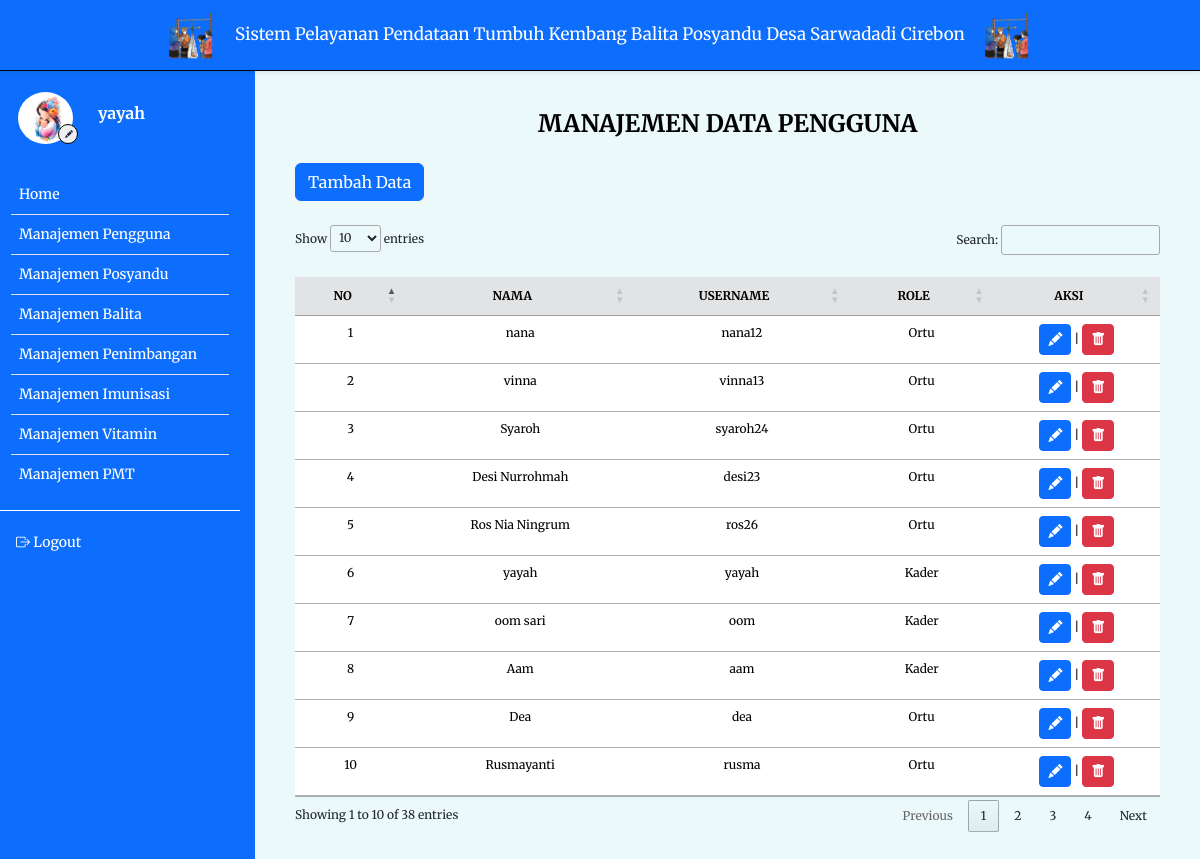
The app's page /pengguna/index.php (signed in) with its own data.
### tables this page shows
CREATE TABLE `user` (
  `id_user` int(11) NOT NULL,
  `username` varchar(45) NOT NULL,
  `password` varchar(100) NOT NULL,
  `nama` varchar(50) NOT NULL,
  `alamat` text NOT NULL,
  `noTelp` varchar(15) NOT NULL,
  `role` varchar(10) NOT NULL
);

### controller/mainController.php (called while the page is built, shortened)
<?php
$conn = mysqli_connect("localhost", "root", "", "posyandu");
function query($query)
{
    global $conn;
    $result = mysqli_query($conn, $query);
    $rows = [];
    while ($row = mysqli_fetch_assoc($result)) {
        $rows[] = $row;
    }
    return $rows;
}
function generateRandomKey()
{
    $keyLength = 32;
    $randomBytes = openssl_random_pseudo_bytes($keyLength, $strong);
    if (!$strong) {
        $randomBytes = random_bytes($keyLength);
    }
    return base64_encode($randomBytes);
}
function enkripsi($kata)
{
    $key = generateRandomKey();
    $string = openssl_encrypt($kata, 'AES-256-CBC', $key, 0, substr($key, 0, 16));
    $hasilEnkripsi = base64_encode($key . $string);
    return $hasilEnkripsi;
}
function dekripsi($kata)
{
    $string = base64_decode($kata);
    $key = substr($string, 0, 44);
    $enkripsi = substr($string, 44);
    $hasil = openssl_decrypt($enkripsi, 'AES-256-CBC', $key, 0, substr($key, 0, 16));
    return $hasil;
}
function cari_user() {
    $id = dekripsi($_COOKIE['posyandu']);
    $user = query("SELECT * FROM user WHERE id_user = $id")[0];
    return $user;
}
?>

### pengguna/index.php (the view, shortened to what this page needs)
<?php
$data = query("SELECT * FROM user");
?>
<!DOCTYPE html>
<html lang="en">
<head>
    <link href="https://cdn.jsdelivr.net/npm/bootstrap@5.3.2/dist/css/bootstrap.min.css" rel="stylesheet"
 />
    <link rel="stylesheet" href="https://cdn.jsdelivr.net/npm/bootstrap-icons@1.9.1/font/bootstrap-icons.css" />
    <link rel="stylesheet" href="https://cdn.datatables.net/1.13.4/css/jquery.dataTables.min.css">
    <link rel="stylesheet" href="../style.css">
</head>
<body>
    <nav class="navbar bg-body-tertiary p-0">
        <div class="container-fluid justify-content-center p-3">
            <?php
            require_once('../navbar/navbar_admin.php');
            ?>
        </div>
    </nav>
    <div class="main-container m-0">
        <div class="d-flex">
            <?php
            require_once('../navbar/sidebar.php');
            ?>
            <div class="contents">
                <h4 class="text-center fw-bold" style="color: black;">MANAJEMEN DATA PENGGUNA</h4>
                <div class="mt-4">
                    <a href="../pengguna/input.php">
                        <button class="btn btn-primary">Tambah Data</button>
                    </a>
                </div>
                <div class="mt-4">
                    <table id="example" class="table table-hover text-center">
                        <thead>
                            <tr class="table-secondary">
                                <th class="text-center" scope="col">NO</th>
                                <th class="text-center" scope="col">NAMA</th>
                                <th class="text-center" scope="col">USERNAME</th>
                                <th class="text-center" scope="col">ROLE</th>
                                <th class="text-center" scope="col" style="width: 130px;">AKSI</th>
                            </tr>
                        </thead>
                        <tbody>
                            <?php
                            $i = 1;
                            foreach ($data as $d):
                                ?>
                                <tr>
                                    <td>
                                        <?= $i; ?>
                                    </td>
                                    <td>
                                        <?= $d['nama']; ?>
                                    </td>
                                    <td>
                                        <?= $d['username']; ?>
                                    </td>
                                    <td>
                                        <?= ucfirst($d['role']); ?>
                                    </td>
                                    <td>
                                        <a class="text-decoration-none" href="edit.php?id=<?= enkripsi($d['id_user']); ?>">
                                            <button class="btn btn-sm btn-primary"><i
                                                    class="bi bi-pencil-fill"></i></button>
                                        </a>
                                        |
                                        <a class="delete bg-danger" id="delete"
                                            onclick="deletePengguna(<?= $d['id_user']; ?>)">
                                            <button class="btn btn-sm btn-danger"><i class="bi bi-trash-fill"></i></button>
                                        </a>
                                    </td>
                                </tr>
                                <?php
                                $i++;
                            endforeach;
                            ?>
                        </tbody>
                    </table>
                </div>
            </div>
        </div>
    </div>
</body>
</html>

### navbar/sidebar.php (shortened to what this page needs)
<?php
require_once '../controller/mainController.php';
$user = cari_user();
?>
<div class="sidebar bg-primary" id="side_nav">
    <div class="content-side">
        <div class="profil">
            <div class="row d-flex align-items-center">
                <div class="col-sm-5 me-0">
                    <img src="../image/img6.jpg" class="rounded-circle" alt="profi">
                    <a href="../profil">
                        <button class="rounded-circle"><i class="bi bi-pencil-fill"></i></button>
                    </a>
                </div>
                <div class="col-sm-7 m-0">
                    <h6 class="fw-bold text-white">
                        <?= $user['nama']; ?>
                    </h6>
                </div>
            </div>
        </div>
        <div class="">
            <ul class="list-group list-group-flush pt-4 fw-medium">
                <li class="list-group-item">
                    <a href="../admin" class="text-decoration-none d-block">
                        <span>Home</span>
                    </a>
                </li>
                <li class="list-group-item">
                    <a href="../pengguna" class="text-decoration-none d-block">
                        <span>Manajemen Pengguna</span>
                    </a>
                </li>
                <li class="list-group-item">
                    <a href="../dataPosyandu" class="text-decoration-none d-block">
                        <span>Manajemen Posyandu</span>
                    </a>
                </li>
                <li class="list-group-item">
                    <a href="../balita" class="text-decoration-none d-block">
                        <span>Manajemen Balita</span>
                    </a>
                </li>
                <li class="list-group-item">
                    <a href="../penimbangan" class="text-decoration-none d-block">
                        <span>Manajemen Penimbangan</span>
                    </a>
                </li>
                <li class="list-group-item">
                    <a href="../imunisasi" class="text-decoration-none d-block">
                        <span>Manajemen Imunisasi</span>
                    </a>
                </li>
                <li class="list-group-item">
                    <a href="../vitamin" class="text-decoration-none d-block">
                        <span>Manajemen Vitamin</span>
                    </a>
                </li>
                <li class="list-group-item">
                    <a href="../pmt" class="text-decoration-none d-block">
                        <span>Manajemen PMT</span>
                    </a>
                </li>
            </ul>
        </div>
        <hr class="hr-color">
        <ul class="list-unstyled fw-medium pb-5">
            <li>
                <a href="../logout.php" class="text-decoration-none d-block">
                    <i class="bi bi-box-arrow-right"></i>
                    <span>Logout</span>
                </a>
            </li>
        </ul>
    </div>
</div>

### style.css (style rules this page uses)
* { font-family: "Merriweather", serif; }
body { font-family: sans-serif; background: #ebf9fb; }
.contents .dataTables_wrapper, .contents .filter input, .contents table.dataTable { font-size: 12px; }
.content, .contents { min-height: 100vh; width: 100%; }
.contents { margin: 100px 0; padding: 10px 40px; }
.navbar { z-index: 1; display: flex; position: fixed; width: 100%; border-bottom: 1px solid black; }
.sidebar { min-width: 255px; max-width: 255px; transition: all ease-in 0.3s; min-height: 100vh; }
hr.hr-color { color: white; opacity: 1; }
.sidebar ul { padding: 0 11px; }
.sidebar li a { color: white; padding: 5px; font-size: 14px; margin-left: 0; }
.sidebar .list-group-item { padding: 4px 3px; }
.sidebar .list-group-item { background-color: transparent; }
.content-side { position: fixed; margin-top: 60px; width: 240px; }
.sidebar .profil { padding-top: 25px; }
.sidebar .profil img { width: 55px; height: 66px; padding: 7px 0; display: block; transition: all ease-in 0.3s; object-fit: cover; }
.sidebar .profil button { border: 1px solid black; position: absolute; margin-top: -27px; margin-left: 61px; width: 20px; height: 20px; }
.sidebar .profil a button { margin-left: 40px; }
.sidebar .profil .d-flex .col-sm-5 { padding-left: 30px; padding-right: 0; }
.sidebar .profil .d-flex .col-sm-7 { padding: 0; }
.sidebar .profil button i { font-size: 8px; color: #272247; margin-top: -6px; margin-left: -3px; position: absolute; }

### records on screen
user: nama "yayah", username "yayah", role "Kader"
user: nama "nana", username "nana12", role "Ortu"
user: nama "vinna", username "vinna13", role "Ortu"
user: nama "Syaroh", username "syaroh24", role "Ortu"
user: nama "Desi Nurrohmah", username "desi23", role "Ortu"
user: nama "Ros Nia Ningrum", username "ros26", role "Ortu"
user: nama "oom sari", username "oom", role "Kader"
user: nama "Aam", username "aam", role "Kader"
user: nama "Dea", username "dea", role "Ortu"
user: nama "Rusmayanti", username "rusma", role "Ortu"
